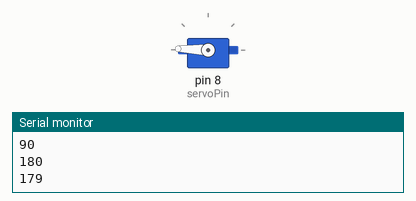
This sketch was run on a simulated Arduino Uno, built with avr-gcc and run on an emulated ATmega328P. Shown: servo, the last lines printed to the serial monitor.

Above: at 0.05 s.
At 0.95 s:
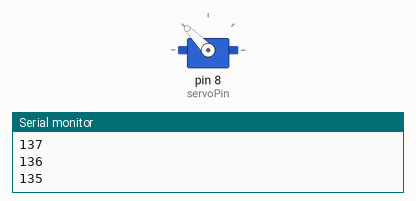
At 1.85 s:
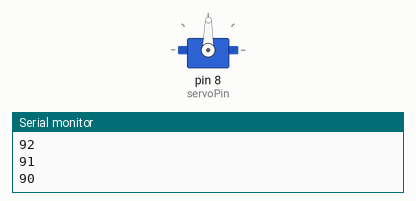
At 3.65 s:
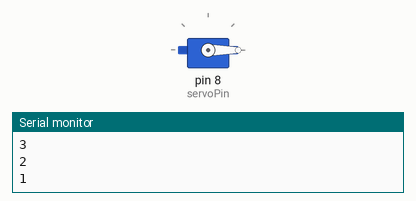
Timing chart, 0 to 8.4 s (numbered marks = the images above):
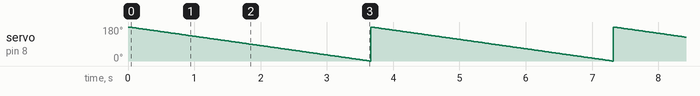

The sketch:

Simple_Servo.ino
```cpp
// Tell servo to go from 0 to 180 degrees, stepping by one degree
//Servo position is displayed in the serial monitor


#include <Servo.h>  // servo library

// Once you "include" a library, you'll have access to those
// functions. You can find a list of the functions in the servo
// library at: http://arduino.cc/en/Reference/Servo
// Most libraries also have example sketches you can load from
// the "file/examples" menu.

// Now we'll create a servo "object", called myservo. You should
// create one of these for each servo you want to control.
// You can control a maximum of twelve servos on the Uno
// using this library. (Other servo libraries may let you
// control more). Note that this library disables PWM on
// pins 9 and 10!

Servo servo1;  // servo control object

int servoDelay = 20; //Set the delay between steps as a global variable

int servoPin = 8;

void setup()
{
  // We'll now "attach" the servo1 object to digital pin 9.
  // If you want to control more than one servo, attach more
  // servo objects to the desired pins (must be digital).

  // Attach tells the Arduino to begin sending control signals
  // to the servo. Servos require a continuous stream of control
  // signals, even if you're not currently moving them.
  // While the servo is being controlled, it will hold its
  // current position with some force. If you ever want to
  // release the servo (allowing it to be turned by hand),
  // you can call servo1.detach().

  servo1.attach(servoPin);

  Serial.begin(9600);

}


void loop()
{
  int position;

  // To control a servo, you give it the angle you'd like it
  // to turn to. Servos cannot turn a full 360 degrees, but you
  // can tell it to move anywhere between 0 and 180 degrees.

  // Tell servo to go to 0 degrees, stepping by one degree

  for(position = 180; position >= 0; position -= 1)
  {
    Serial.println(servo1.read()); //output to serial display
    servo1.write(position);  // Move to next position
    delay(servoDelay); // Short pause to allow it to move, uses global
                       // variable 'servoDelay'
  }
}
```

Measured:
- by itself, servo on pin 8 (servoPin): ramps from 180° to 0° and jumps back, once every 3.7 s
